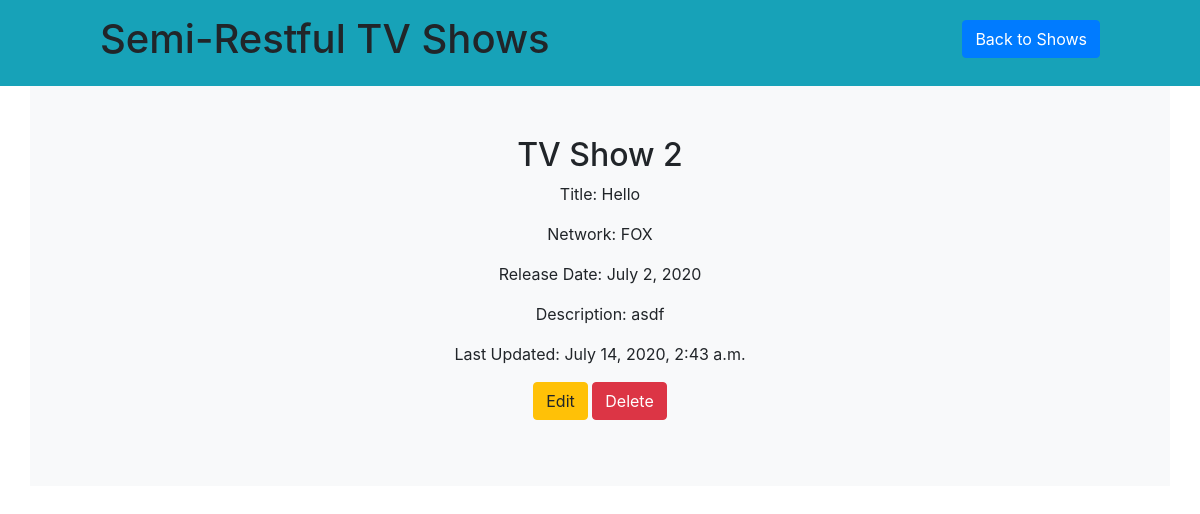
/shows/2/, run on an earlier commit of the app's database.
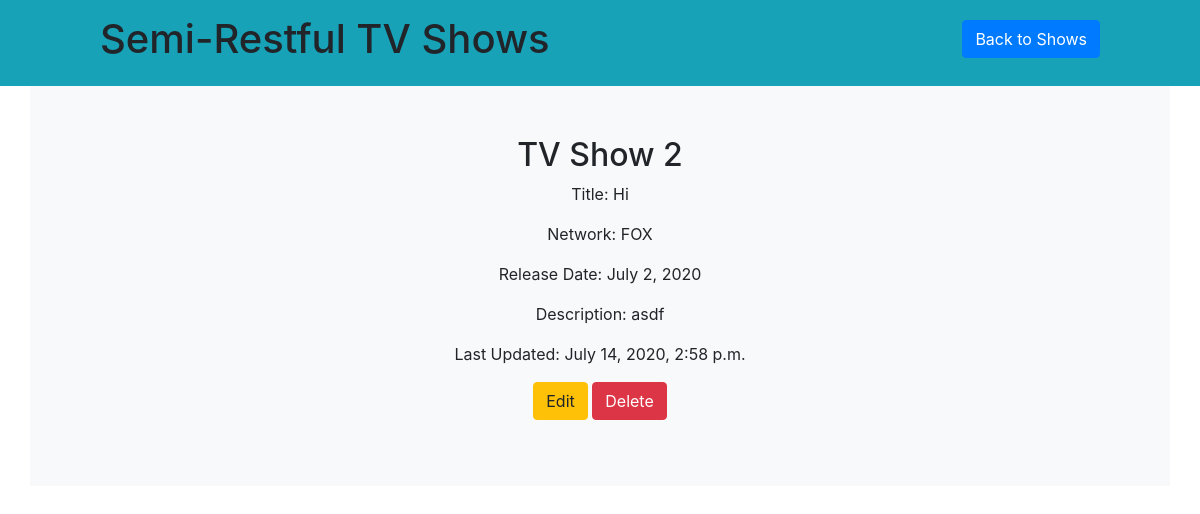
And on a later commit of the database.
### app/models.py (models this page shows)
class Show(models.Model):
    title = models.CharField(max_length=255)
    network = models.CharField(max_length=255)
    release_date = models.DateField()
    description = models.TextField(null=True)
    created_at = models.DateTimeField(auto_now_add=True)
    updated_at = models.DateTimeField(auto_now=True)
    objects = ShowManager()

### app/views.py (the view)
# urls.py: path('shows/<int:show_id>/', views.view_show, name='view_show'),
def view_show(request, show_id):
    try:
        context = {
            'show': Show.objects.get(id=show_id)
        }
    except Show.DoesNotExist:
        raise Http404('Show does not exist')
    return render(request, 'view_show.html', context)

### app/templates/view_show.html (shortened to what this page needs)
<!DOCTYPE html>
<html lang="en">
<head>
  {% load static %}
  <link rel="stylesheet" href="{% static 'css/normalize.css' %}">
  <link rel="stylesheet" href="{% static 'css/style.css' %}">
  <link rel="stylesheet"
    href="https://stackpath.bootstrapcdn.com/bootstrap/4.5.0/css/bootstrap.min.css"
>
</head>
<body>
  <header class="bg-info">
    <h1>
      Semi-Restful TV Shows
      <a class="btn btn-primary" href="/">Back to Shows</a>
    </h1>
  </header>
  <main class="container bg-light text-center">
    <h2>TV Show {{ show.id }}</h2>
    <p>Title: {{ show.title }}</p>
    <p>Network: {{ show.network }}</p>
    <p>Release Date: {{ show.release_date }}</p>
    <p>Description: {{ show.description }}</p>
    <p>Last Updated: {{ show.updated_at }}</p>
    <p>
      <a href="{% url 'app:edit_show' show_id=show.id %}"
        class="btn btn-warning">Edit</a>
      <a href="{% url 'app:destroy_show' show_id=show.id %}"
        class="btn btn-danger">Delete</a>
    </p>
  </main>
</body>
</html>

What changed in the data, as far as the page shows it:
changed Show "FOX": title "Hello" → "Hi"; updated_at "July 14, 2020, 2:43 a.m." → "July 14, 2020, 2:58 p.m."
